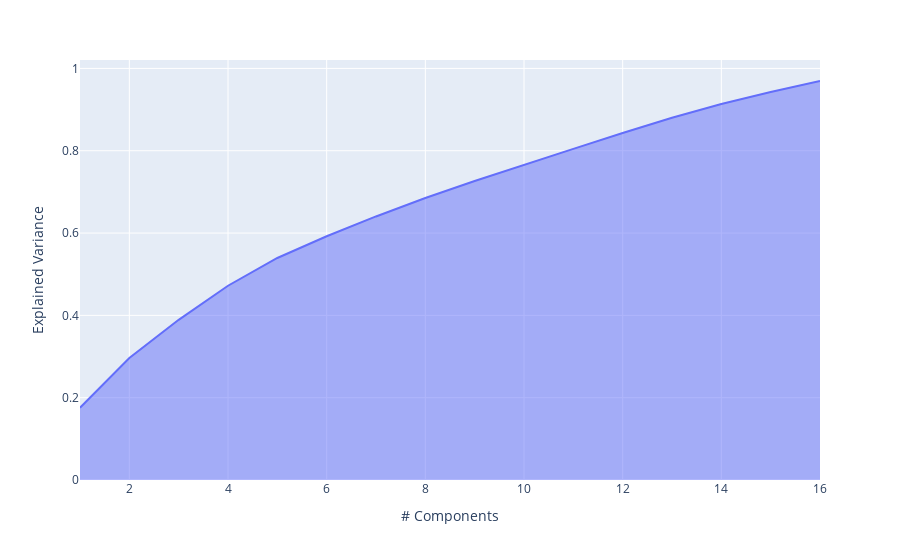

Notebook code cell kept with this figure:
### Markdown cell above
From this we can see that the dimension can easily be reduced to a lower space. Since we can already reach 100% of the variance with only 20 components. Another way to handle this is to specify a float value for the `n_components` parameter. This way the fit will keep components up to an explainability ratio of `n`. A common value is 95%.

### Code cell
pca = PCA(n_components=0.95)
pca.fit_transform(X)
cumsum = np.cumsum(pca.explained_variance_ratio_)
px.area(x=range(1, cumsum.shape[0] + 1),
        y=cumsum,
        labels={"x": "# Components", "y": "Explained Variance"}
)

### Figure 1 — Plotly figure (JSON) as saved in the notebook; plotly's stock layout.template omitted (floating-point values rounded to 4 significant figures)
{"data": [{"fillpattern": {"shape": ""}, "hovertemplate": "# Components=%{x}<br>Explained Variance=%{y}<extra></extra>", "legendgroup": "", "line": {"color": "#636efa"}, "marker": {"symbol": "circle"}, "mode": "lines", "name": "", "orientation": "v", "showlegend": false, "stackgroup": "1", "type": "scatter", "x": [1, 2, 3, 4, 5, 6, 7, 8, 9, 10, 11, 12, 13, 14, 15, 16], "xaxis": "x", "y": [0.1755, 0.2966, 0.3892, 0.472, 0.5394, 0.5922, 0.6404, 0.6853, 0.7265, 0.766, 0.8046, 0.8431, 0.88, 0.9137, 0.9426, 0.9694], "yaxis": "y"}], "layout": {"legend": {"tracegroupgap": 0}, "margin": {"t": 60}, "xaxis": {"anchor": "y", "domain": [0, 1], "title": {"text": "# Components"}}, "yaxis": {"anchor": "x", "domain": [0, 1], "title": {"text": "Explained Variance"}}}}
